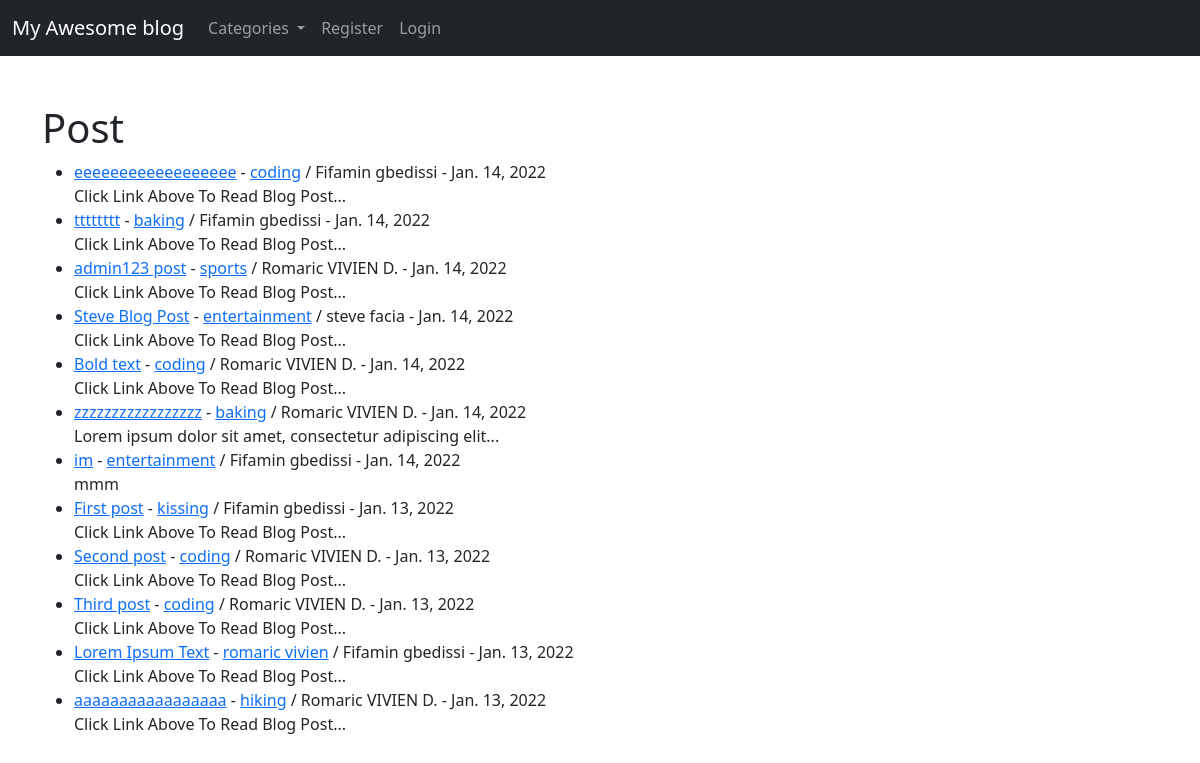
The page / on the database its author committed.
### blog/models.py (models this page shows, shortened)
class Post(models.Model):
    title = models.CharField(max_length=255)
    header_image = models.ImageField(null=True, blank=True, upload_to="images/")
    title_tag = models.CharField(max_length=255, default="My Awesome Blog")
    author = models.ForeignKey(User, on_delete=models.CASCADE)
    body = RichTextField(blank=True, null=True)
    post_date = models.DateField(auto_now_add=True)
    category = models.CharField(max_length=255, default="uncategorized")
    snippet = models.CharField(max_length=255)
    likes = models.ManyToManyField(User, related_name='blog_posts')

### blog/views.py (the view)
# urls.py: path('', CV_home.as_view(), name="L_home"),
class CV_home(ListView):
    model = Post
    template_name = 'blog/T_home.html'
    ordering = ['-post_date']
    def get_context_data(self, *args, **kwargs):
        cat_menu = Category.objects.all()
        context = super(CV_home, self).get_context_data(*args, **kwargs)
        context["cat_menu"] = cat_menu
        return context

### blog/models.py (called while the page is built)
    def __str__(self):
        return self.name

### blog/templates/blog/T_home.html (shortened to what this page needs)
{% extends 'T_base.html' %}
{% block content %}
<h1>Post</h1>
<ul>
  {% for post in object_list %}
  <li><a href="{% url 'L_article_details' post.pk %}">{{ post.title }}</a>
    - <a href="{% url 'L_categorie_article_liste' post.category|slugify %}">{{ post.category }}</a> / {{ post.author.first_name }} {{ post.author.last_name }} - {{ post.post_date }}
    <br>
    {{ post.snippet }}
  </li>
  {% endfor %}
</ul>
{% endblock %}

### rows shown on the page
Post: title "eeeeeeeeeeeeeeeeee", category "coding", author.first_name "Fifamin", author.last_name "gbedissi", post_date "Jan. 14, 2022", snippet "Click Link Above To Read Blog Post..."
Post: title "tttttttt", category "baking", author.first_name "Fifamin", author.last_name "gbedissi", post_date "Jan. 14, 2022", snippet "Click Link Above To Read Blog Post..."
Post: title "admin123 post", category "sports", author.first_name "Romaric", author.last_name "VIVIEN D.", post_date "Jan. 14, 2022", snippet "Click Link Above To Read Blog Post..."
Post: title "Steve Blog Post", category "entertainment", author.first_name "steve", author.last_name "facia", post_date "Jan. 14, 2022", snippet "Click Link Above To Read Blog Post..."
Post: title "Bold text", category "coding", author.first_name "Romaric", author.last_name "VIVIEN D.", post_date "Jan. 14, 2022", snippet "Click Link Above To Read Blog Post..."
Post: title "zzzzzzzzzzzzzzzzz", category "baking", author.first_name "Romaric", author.last_name "VIVIEN D.", post_date "Jan. 14, 2022", snippet "Lorem ipsum dolor sit amet, consectetur adipiscing elit..."
Post: title "im", category "entertainment", author.first_name "Fifamin", author.last_name "gbedissi", post_date "Jan. 14, 2022", snippet "mmm"
Post: title "First post", category "kissing", author.first_name "Fifamin", author.last_name "gbedissi", post_date "Jan. 13, 2022", snippet "Click Link Above To Read Blog Post..."
Post: title "Second post", category "coding", author.first_name "Romaric", author.last_name "VIVIEN D.", post_date "Jan. 13, 2022", snippet "Click Link Above To Read Blog Post..."
Post: title "Third post", category "coding", author.first_name "Romaric", author.last_name "VIVIEN D.", post_date "Jan. 13, 2022", snippet "Click Link Above To Read Blog Post..."
Post: title "Lorem Ipsum Text", category "romaric vivien", author.first_name "Fifamin", author.last_name "gbedissi", post_date "Jan. 13, 2022", snippet "Click Link Above To Read Blog Post..."
Post: title "aaaaaaaaaaaaaaaaa", category "hiking", author.first_name "Romaric", author.last_name "VIVIEN D.", post_date "Jan. 13, 2022", snippet "Click Link Above To Read Blog Post..."
